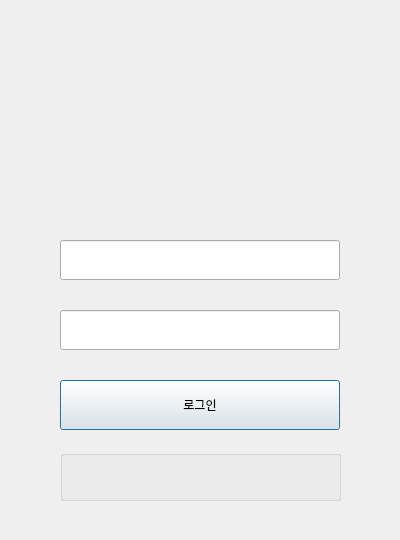
<?xml version="1.0" encoding="UTF-8"?>
<ui version="4.0">
 <class>Login</class>
 <widget class="QDialog" name="Login">
  <property name="geometry">
   <rect>
    <x>0</x>
    <y>0</y>
    <width>400</width>
    <height>540</height>
   </rect>
  </property>
  <property name="windowTitle">
   <string>Dialog</string>
  </property>
  <property name="modal">
   <bool>false</bool>
  </property>
  <widget class="QPushButton" name="btn_login">
   <property name="geometry">
    <rect>
     <x>60</x>
     <y>380</y>
     <width>280</width>
     <height>50</height>
    </rect>
   </property>
   <property name="text">
    <string>로그인</string>
   </property>
  </widget>
  <widget class="QLabel" name="lbl_icon">
   <property name="geometry">
    <rect>
     <x>100</x>
     <y>40</y>
     <width>210</width>
     <height>170</height>
    </rect>
   </property>
   <property name="text">
    <string/>
   </property>
  </widget>
  <widget class="QLineEdit" name="line_username">
   <property name="geometry">
    <rect>
     <x>60</x>
     <y>240</y>
     <width>280</width>
     <height>40</height>
    </rect>
   </property>
  </widget>
  <widget class="QLineEdit" name="line_pwd">
   <property name="geometry">
    <rect>
     <x>60</x>
     <y>310</y>
     <width>280</width>
     <height>40</height>
    </rect>
   </property>
  </widget>
  <widget class="QGroupBox" name="gb_registry">
   <property name="geometry">
    <rect>
     <x>60</x>
     <y>450</y>
     <width>281</width>
     <height>51</height>
    </rect>
   </property>
   <property name="title">
    <string/>
   </property>
  </widget>
 </widget>
 <resources/>
 <connections/>
</ui>
